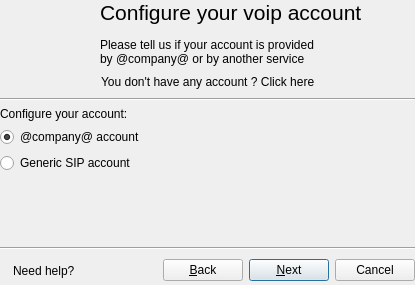
<ui version="4.0" >
 <class>AddAccount</class>
 <widget class="QWidget" name="AddAccount" >
  <property name="geometry" >
   <rect>
    <x>0</x>
    <y>0</y>
    <width>415</width>
    <height>285</height>
   </rect>
  </property>
  <property name="windowTitle" >
   <string>@product@ - Login</string>
  </property>
  <layout class="QVBoxLayout" >
   <property name="margin" >
    <number>0</number>
   </property>
   <property name="spacing" >
    <number>6</number>
   </property>
   <item>
    <widget class="QLabel" name="loginLabel" >
     <property name="palette" >
      <palette>
       <active>
        <colorrole role="WindowText" >
         <brush brushstyle="SolidPattern" >
          <color alpha="255" >
           <red>0</red>
           <green>0</green>
           <blue>0</blue>
          </color>
         </brush>
        </colorrole>
        <colorrole role="Button" >
         <brush brushstyle="SolidPattern" >
          <color alpha="255" >
           <red>212</red>
           <green>208</green>
           <blue>200</blue>
          </color>
         </brush>
        </colorrole>
        <colorrole role="Light" >
         <brush brushstyle="SolidPattern" >
          <color alpha="255" >
           <red>255</red>
           <green>255</green>
           <blue>255</blue>
          </color>
         </brush>
        </colorrole>
        <colorrole role="Midlight" >
         <brush brushstyle="SolidPattern" >
          <color alpha="255" >
           <red>234</red>
           <green>229</green>
           <blue>220</blue>
          </color>
         </brush>
        </colorrole>
        <colorrole role="Dark" >
         <brush brushstyle="SolidPattern" >
          <color alpha="255" >
           <red>128</red>
           <green>128</green>
           <blue>128</blue>
          </color>
         </brush>
        </colorrole>
        <colorrole role="Mid" >
         <brush brushstyle="SolidPattern" >
          <color alpha="255" >
           <red>141</red>
           <green>139</green>
           <blue>133</blue>
          </color>
         </brush>
        </colorrole>
        <colorrole role="Text" >
         <brush brushstyle="SolidPattern" >
          <color alpha="255" >
           <red>255</red>
           <green>255</green>
           <blue>255</blue>
          </color>
         </brush>
        </colorrole>
        <colorrole role="BrightText" >
         <brush brushstyle="SolidPattern" >
          <color alpha="255" >
           <red>255</red>
           <green>255</green>
           <blue>255</blue>
          </color>
         </brush>
        </colorrole>
        <colorrole role="ButtonText" >
         <brush brushstyle="SolidPattern" >
          <color alpha="255" >
           <red>0</red>
           <green>0</green>
           <blue>0</blue>
          </color>
         </brush>
        </colorrole>
        <colorrole role="Base" >
         <brush brushstyle="SolidPattern" >
          <color alpha="255" >
           <red>255</red>
           <green>255</green>
           <blue>255</blue>
          </color>
         </brush>
        </colorrole>
        <colorrole role="Window" >
         <brush brushstyle="SolidPattern" >
          <color alpha="255" >
           <red>212</red>
           <green>208</green>
           <blue>200</blue>
          </color>
         </brush>
        </colorrole>
        <colorrole role="Shadow" >
         <brush brushstyle="SolidPattern" >
          <color alpha="255" >
           <red>64</red>
           <green>64</green>
           <blue>64</blue>
          </color>
         </brush>
        </colorrole>
        <colorrole role="Highlight" >
         <brush brushstyle="SolidPattern" >
          <color alpha="255" >
           <red>10</red>
           <green>36</green>
           <blue>106</blue>
          </color>
         </brush>
        </colorrole>
        <colorrole role="HighlightedText" >
         <brush brushstyle="SolidPattern" >
          <color alpha="255" >
           <red>255</red>
           <green>255</green>
           <blue>255</blue>
          </color>
         </brush>
        </colorrole>
        <colorrole role="Link" >
         <brush brushstyle="SolidPattern" >
          <color alpha="255" >
           <red>0</red>
           <green>0</green>
           <blue>255</blue>
          </color>
         </brush>
        </colorrole>
        <colorrole role="LinkVisited" >
         <brush brushstyle="SolidPattern" >
          <color alpha="255" >
           <red>255</red>
           <green>0</green>
           <blue>255</blue>
          </color>
         </brush>
        </colorrole>
        <colorrole role="AlternateBase" >
         <brush brushstyle="SolidPattern" >
          <color alpha="255" >
           <red>232</red>
           <green>232</green>
           <blue>232</blue>
          </color>
         </brush>
        </colorrole>
       </active>
       <inactive>
        <colorrole role="WindowText" >
         <brush brushstyle="SolidPattern" >
          <color alpha="255" >
           <red>0</red>
           <green>0</green>
           <blue>0</blue>
          </color>
         </brush>
        </colorrole>
        <colorrole role="Button" >
         <brush brushstyle="SolidPattern" >
          <color alpha="255" >
           <red>212</red>
           <green>208</green>
           <blue>200</blue>
          </color>
         </brush>
        </colorrole>
        <colorrole role="Light" >
         <brush brushstyle="SolidPattern" >
          <color alpha="255" >
           <red>255</red>
           <green>255</green>
           <blue>255</blue>
          </color>
         </brush>
        </colorrole>
        <colorrole role="Midlight" >
         <brush brushstyle="SolidPattern" >
          <color alpha="255" >
           <red>234</red>
           <green>229</green>
           <blue>220</blue>
          </color>
         </brush>
        </colorrole>
        <colorrole role="Dark" >
         <brush brushstyle="SolidPattern" >
          <color alpha="255" >
           <red>128</red>
           <green>128</green>
           <blue>128</blue>
          </color>
         </brush>
        </colorrole>
        <colorrole role="Mid" >
         <brush brushstyle="SolidPattern" >
          <color alpha="255" >
           <red>141</red>
           <green>139</green>
           <blue>133</blue>
          </color>
         </brush>
        </colorrole>
        <colorrole role="Text" >
         <brush brushstyle="SolidPattern" >
          <color alpha="255" >
           <red>255</red>
           <green>255</green>
           <blue>255</blue>
          </color>
         </brush>
        </colorrole>
        <colorrole role="BrightText" >
         <brush brushstyle="SolidPattern" >
          <color alpha="255" >
           <red>255</red>
           <green>255</green>
           <blue>255</blue>
          </color>
         </brush>
        </colorrole>
        <colorrole role="ButtonText" >
         <brush brushstyle="SolidPattern" >
          <color alpha="255" >
           <red>0</red>
           <green>0</green>
           <blue>0</blue>
          </color>
         </brush>
        </colorrole>
        <colorrole role="Base" >
         <brush brushstyle="SolidPattern" >
          <color alpha="255" >
           <red>255</red>
           <green>255</green>
           <blue>255</blue>
          </color>
         </brush>
        </colorrole>
        <colorrole role="Window" >
         <brush brushstyle="SolidPattern" >
          <color alpha="255" >
           <red>212</red>
           <green>208</green>
           <blue>200</blue>
          </color>
         </brush>
        </colorrole>
        <colorrole role="Shadow" >
         <brush brushstyle="SolidPattern" >
          <color alpha="255" >
           <red>64</red>
           <green>64</green>
           <blue>64</blue>
          </color>
         </brush>
        </colorrole>
        <colorrole role="Highlight" >
         <brush brushstyle="SolidPattern" >
          <color alpha="255" >
           <red>212</red>
           <green>208</green>
           <blue>200</blue>
          </color>
         </brush>
        </colorrole>
        <colorrole role="HighlightedText" >
         <brush brushstyle="SolidPattern" >
          <color alpha="255" >
           <red>0</red>
           <green>0</green>
           <blue>0</blue>
          </color>
         </brush>
        </colorrole>
        <colorrole role="Link" >
         <brush brushstyle="SolidPattern" >
          <color alpha="255" >
           <red>0</red>
           <green>0</green>
           <blue>255</blue>
          </color>
         </brush>
        </colorrole>
        <colorrole role="LinkVisited" >
         <brush brushstyle="SolidPattern" >
          <color alpha="255" >
           <red>255</red>
           <green>0</green>
           <blue>255</blue>
          </color>
         </brush>
        </colorrole>
        <colorrole role="AlternateBase" >
         <brush brushstyle="SolidPattern" >
          <color alpha="255" >
           <red>232</red>
           <green>232</green>
           <blue>232</blue>
          </color>
         </brush>
        </colorrole>
       </inactive>
       <disabled>
        <colorrole role="WindowText" >
         <brush brushstyle="SolidPattern" >
          <color alpha="255" >
           <red>106</red>
           <green>104</green>
           <blue>100</blue>
          </color>
         </brush>
        </colorrole>
        <colorrole role="Button" >
         <brush brushstyle="SolidPattern" >
          <color alpha="255" >
           <red>212</red>
           <green>208</green>
           <blue>200</blue>
          </color>
         </brush>
        </colorrole>
        <colorrole role="Light" >
         <brush brushstyle="SolidPattern" >
          <color alpha="255" >
           <red>255</red>
           <green>255</green>
           <blue>255</blue>
          </color>
         </brush>
        </colorrole>
        <colorrole role="Midlight" >
         <brush brushstyle="SolidPattern" >
          <color alpha="255" >
           <red>233</red>
           <green>231</green>
           <blue>227</blue>
          </color>
         </brush>
        </colorrole>
        <colorrole role="Dark" >
         <brush brushstyle="SolidPattern" >
          <color alpha="255" >
           <red>128</red>
           <green>128</green>
           <blue>128</blue>
          </color>
         </brush>
        </colorrole>
        <colorrole role="Mid" >
         <brush brushstyle="SolidPattern" >
          <color alpha="255" >
           <red>141</red>
           <green>139</green>
           <blue>133</blue>
          </color>
         </brush>
        </colorrole>
        <colorrole role="Text" >
         <brush brushstyle="SolidPattern" >
          <color alpha="255" >
           <red>106</red>
           <green>104</green>
           <blue>100</blue>
          </color>
         </brush>
        </colorrole>
        <colorrole role="BrightText" >
         <brush brushstyle="SolidPattern" >
          <color alpha="255" >
           <red>255</red>
           <green>255</green>
           <blue>255</blue>
          </color>
         </brush>
        </colorrole>
        <colorrole role="ButtonText" >
         <brush brushstyle="SolidPattern" >
          <color alpha="255" >
           <red>106</red>
           <green>104</green>
           <blue>100</blue>
          </color>
         </brush>
        </colorrole>
        <colorrole role="Base" >
         <brush brushstyle="SolidPattern" >
          <color alpha="255" >
           <red>212</red>
           <green>208</green>
           <blue>200</blue>
          </color>
         </brush>
        </colorrole>
        <colorrole role="Window" >
         <brush brushstyle="SolidPattern" >
          <color alpha="255" >
           <red>212</red>
           <green>208</green>
           <blue>200</blue>
          </color>
         </brush>
        </colorrole>
        <colorrole role="Shadow" >
         <brush brushstyle="SolidPattern" >
          <color alpha="255" >
           <red>0</red>
           <green>0</green>
           <blue>0</blue>
          </color>
         </brush>
        </colorrole>
        <colorrole role="Highlight" >
         <brush brushstyle="SolidPattern" >
          <color alpha="255" >
           <red>10</red>
           <green>36</green>
           <blue>106</blue>
          </color>
         </brush>
        </colorrole>
        <colorrole role="HighlightedText" >
         <brush brushstyle="SolidPattern" >
          <color alpha="255" >
           <red>255</red>
           <green>255</green>
           <blue>255</blue>
          </color>
         </brush>
        </colorrole>
        <colorrole role="Link" >
         <brush brushstyle="SolidPattern" >
          <color alpha="255" >
           <red>0</red>
           <green>0</green>
           <blue>255</blue>
          </color>
         </brush>
        </colorrole>
        <colorrole role="LinkVisited" >
         <brush brushstyle="SolidPattern" >
          <color alpha="255" >
           <red>255</red>
           <green>0</green>
           <blue>255</blue>
          </color>
         </brush>
        </colorrole>
        <colorrole role="AlternateBase" >
         <brush brushstyle="SolidPattern" >
          <color alpha="255" >
           <red>232</red>
           <green>232</green>
           <blue>232</blue>
          </color>
         </brush>
        </colorrole>
       </disabled>
      </palette>
     </property>
     <property name="text" >
      <string>&lt;span style="font-size:16pt;">Configure your voip account&lt;/span>&lt;br>&lt;br>&lt;span>Please tell us if your account is provided&lt;br/>by @company@ or by another service&lt;/span></string>
     </property>
     <property name="alignment" >
      <set>Qt::AlignLeading|Qt::AlignLeft|Qt::AlignVCenter</set>
     </property>
     <property name="indent" >
      <number>100</number>
     </property>
    </widget>
   </item>
   <item>
    <layout class="QGridLayout" >
     <property name="margin" >
      <number>0</number>
     </property>
     <property name="spacing" >
      <number>6</number>
     </property>
     <item row="0" column="1" colspan="2" >
      <widget class="LinkLabel" name="createNewAccountLabel" >
       <property name="text" >
        <string>You don't have any account ? Click here</string>
       </property>
      </widget>
     </item>
     <item row="0" column="4" >
      <spacer>
       <property name="orientation" >
        <enum>Qt::Horizontal</enum>
       </property>
       <property name="sizeHint" >
        <size>
         <width>20</width>
         <height>20</height>
        </size>
       </property>
      </spacer>
     </item>
     <item row="0" column="0" >
      <spacer>
       <property name="orientation" >
        <enum>Qt::Horizontal</enum>
       </property>
       <property name="sizeHint" >
        <size>
         <width>20</width>
         <height>20</height>
        </size>
       </property>
      </spacer>
     </item>
    </layout>
   </item>
   <item>
    <widget class="Line" name="line" >
     <property name="orientation" >
      <enum>Qt::Horizontal</enum>
     </property>
    </widget>
   </item>
   <item>
    <widget class="QLabel" name="label" >
     <property name="text" >
      <string>Configure your account:</string>
     </property>
    </widget>
   </item>
   <item>
    <widget class="QRadioButton" name="newWengo" >
     <property name="text" >
      <string>@company@ account</string>
     </property>
     <property name="checked" >
      <bool>true</bool>
     </property>
    </widget>
   </item>
   <item>
    <widget class="QRadioButton" name="newSIP" >
     <property name="text" >
      <string>Generic SIP account</string>
     </property>
    </widget>
   </item>
   <item>
    <spacer>
     <property name="orientation" >
      <enum>Qt::Vertical</enum>
     </property>
     <property name="sizeHint" >
      <size>
       <width>201</width>
       <height>43</height>
      </size>
     </property>
    </spacer>
   </item>
   <item>
    <widget class="Line" name="line_2" >
     <property name="orientation" >
      <enum>Qt::Horizontal</enum>
     </property>
    </widget>
   </item>
   <item>
    <layout class="QHBoxLayout" >
     <property name="margin" >
      <number>0</number>
     </property>
     <property name="spacing" >
      <number>6</number>
     </property>
     <item>
      <widget class="QLabel" name="label_4" >
       <property name="text" >
        <string/>
       </property>
       <property name="pixmap" >
        <pixmap resource="../../../../resources/wengophone.qrc" >:/pics/help.png</pixmap>
       </property>
      </widget>
     </item>
     <item>
      <widget class="LinkLabel" name="helpLabel" >
       <property name="text" >
        <string>Need help?</string>
       </property>
      </widget>
     </item>
     <item>
      <spacer>
       <property name="orientation" >
        <enum>Qt::Horizontal</enum>
       </property>
       <property name="sizeHint" >
        <size>
         <width>0</width>
         <height>29</height>
        </size>
       </property>
      </spacer>
     </item>
     <item>
      <widget class="QPushButton" name="backButton" >
       <property name="text" >
        <string>&amp;Back</string>
       </property>
      </widget>
     </item>
     <item>
      <widget class="QPushButton" name="nextButton" >
       <property name="text" >
        <string>&amp;Next</string>
       </property>
       <property name="default" >
        <bool>true</bool>
       </property>
      </widget>
     </item>
     <item>
      <widget class="QPushButton" name="cancelButton" >
       <property name="text" >
        <string>Cancel</string>
       </property>
      </widget>
     </item>
    </layout>
   </item>
  </layout>
 </widget>
 <customwidgets>
  <customwidget>
   <class>LinkLabel</class>
   <extends>QLabel</extends>
   <header>qtutil/LinkLabel.h</header>
  </customwidget>
 </customwidgets>
 <tabstops>
  <tabstop>newWengo</tabstop>
  <tabstop>newSIP</tabstop>
  <tabstop>nextButton</tabstop>
 </tabstops>
 <resources>
  <include location="../../../../resources/wengophone.qrc" />
 </resources>
 <connections/>
</ui>
